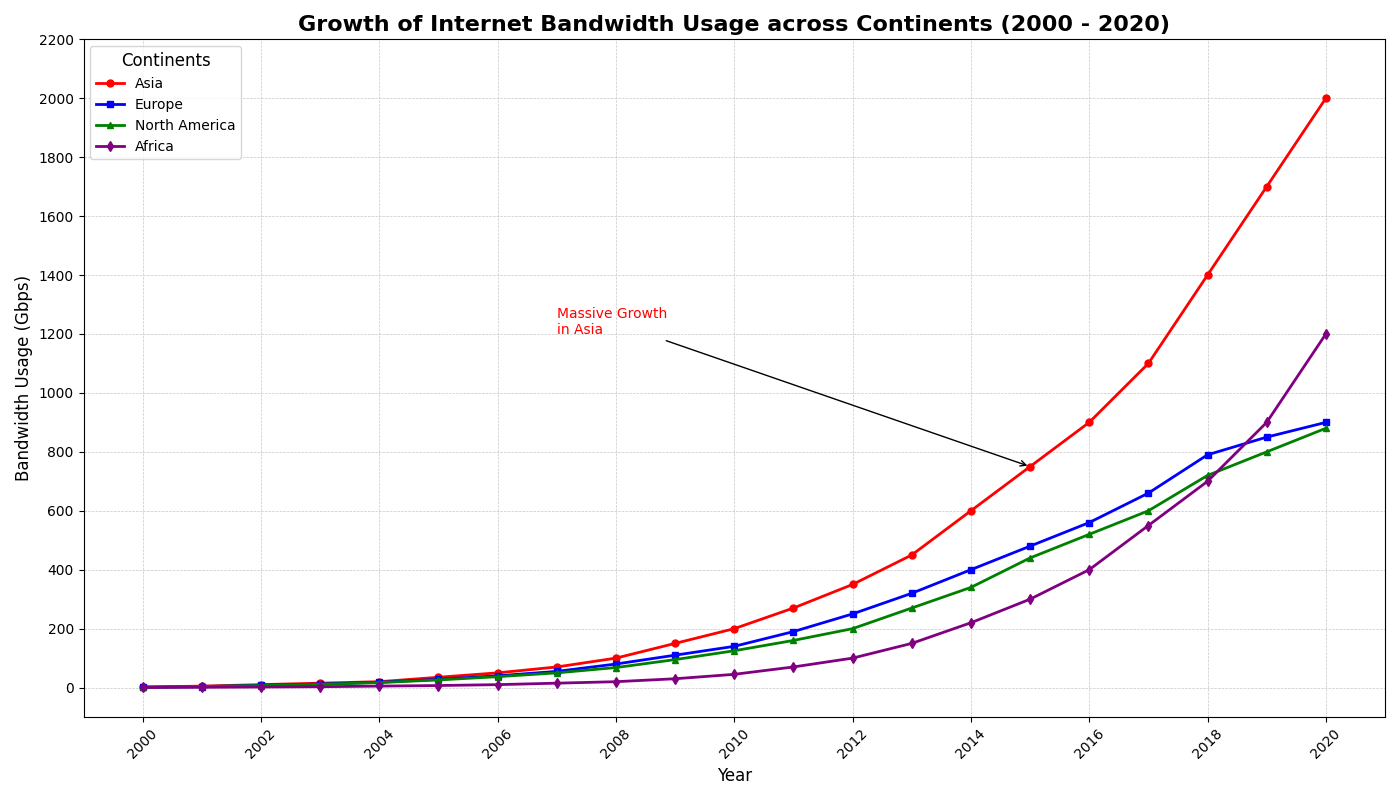

Write the Python code that produced this figure.
import matplotlib.pyplot as plt
import numpy as np
from datetime import datetime

# Setting up the backstory
# Plotting the growth of Internet bandwidth over the years across different continents
# The data captures how bandwidth usage on average has exploded from the early 2000s to 2020

# Define years from 2000 to 2020
years = np.arange(2000, 2021)

# Bandwidth usage data in gigabits per second (Gbps) for different continents
asia_bandwidth = np.array([2, 5, 10, 15, 20, 35, 50, 70, 100, 150, 200, 270, 350, 450, 600, 750, 900, 1100, 1400, 1700, 2000])
europe_bandwidth = np.array([1, 3, 8, 12, 18, 28, 40, 55, 80, 110, 140, 190, 250, 320, 400, 480, 560, 660, 790, 850, 900])
north_america_bandwidth = np.array([1.5, 4, 7, 11, 17, 26, 37, 50, 68, 95, 125, 160, 200, 270, 340, 440, 520, 600, 720, 800, 880])
africa_bandwidth = np.array([0.5, 1, 2, 3, 5, 7, 10, 15, 20, 30, 45, 70, 100, 150, 220, 300, 400, 550, 700, 900, 1200])

# Create the plot
plt.figure(figsize=(14, 8))

# Plot lines for each continent
plt.plot(years, asia_bandwidth, label='Asia', color='red', linewidth=2, marker='o', markersize=5)
plt.plot(years, europe_bandwidth, label='Europe', color='blue', linewidth=2, marker='s', markersize=5)
plt.plot(years, north_america_bandwidth, label='North America', color='green', linewidth=2, marker='^', markersize=5)
plt.plot(years, africa_bandwidth, label='Africa', color='purple', linewidth=2, marker='d', markersize=5)

# Add titles, labels, and legend
plt.title('Growth of Internet Bandwidth Usage across Continents (2000 - 2020)', fontsize=16, fontweight='bold')
plt.xlabel('Year', fontsize=12)
plt.ylabel('Bandwidth Usage (Gbps)', fontsize=12)

# Add a legend to the upper left corner
plt.legend(title="Continents", fontsize=10, title_fontsize=12, loc='upper left')

# Customizing the grid and ticks
plt.grid(True, linestyle='--', linewidth=0.5, alpha=0.7)
plt.xticks(np.arange(2000, 2021, 2), rotation=45)
plt.yticks(np.arange(0, 2201, 200))

# Annotating significant spikes in bandwidth usage
plt.annotate('Massive Growth\nin Asia', xy=(2015, 750), xytext=(2007, 1200),
             arrowprops=dict(facecolor='black', arrowstyle='->'), fontsize=10, color='red')

# Adjust layout
plt.tight_layout()

# Display the plot with a grid and proper spacing
plt.show()
